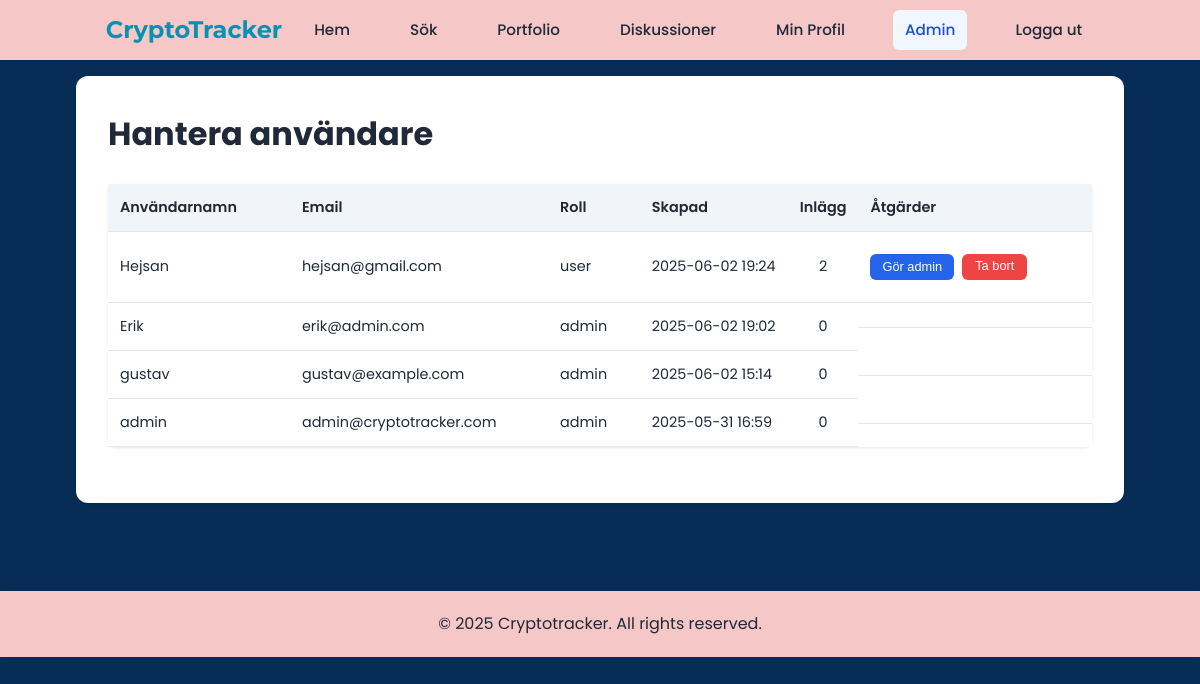
The page /pages/admin/users.php (signed in) on the database as committed earlier.
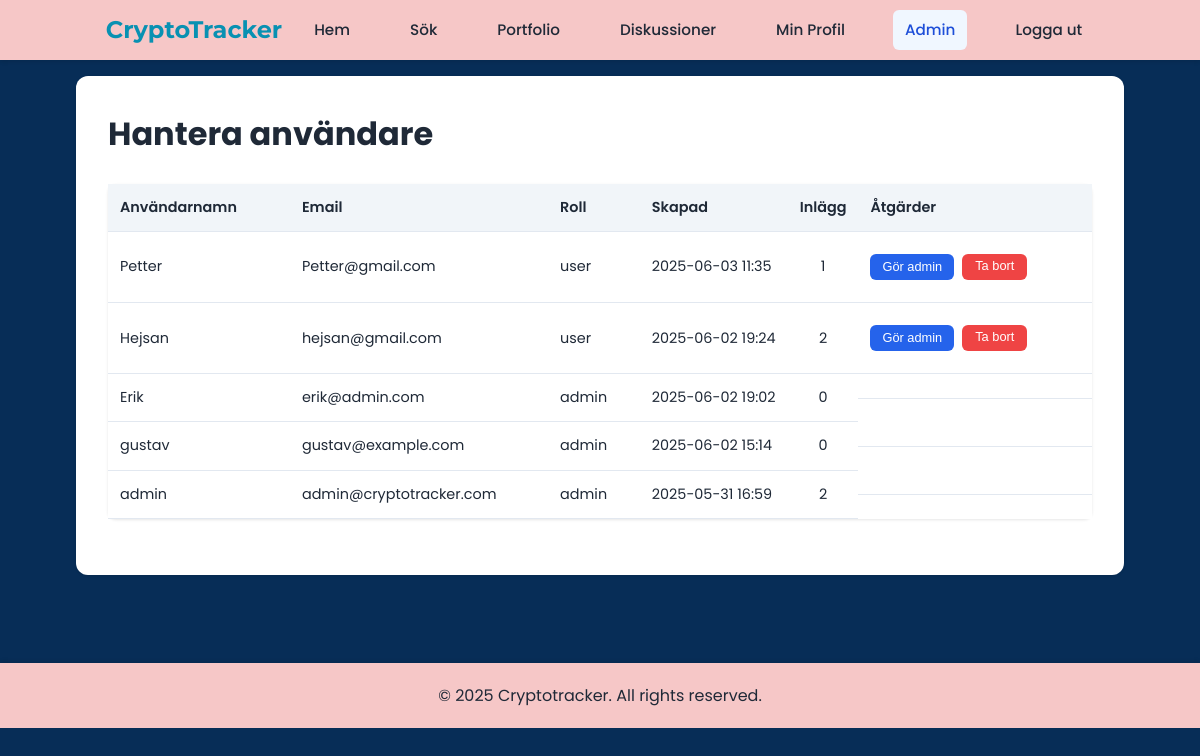
The same page on the database as committed later.
### tables this page shows
CREATE TABLE users (
    id INTEGER PRIMARY KEY AUTOINCREMENT,
    username VARCHAR(50) UNIQUE NOT NULL,
    password VARCHAR(255) NOT NULL,
    email VARCHAR(100) UNIQUE NOT NULL,
    role VARCHAR(20) DEFAULT 'user',
    profile_image VARCHAR(255),
    created_at TIMESTAMP DEFAULT CURRENT_TIMESTAMP
, bio TEXT);

### pages/admin/users.php (the view, shortened to what this page needs)
<?php
try {
    $db = new PDO('sqlite:' . __DIR__ . '/../../db/crypto_tracker.db');
    $stmt = $db->query("
        SELECT
            u.id,
            u.username,
            u.email,
            u.role,
            u.created_at,
            (SELECT COUNT(*) FROM posts WHERE user_id = u.id) as post_count
        FROM users u
        ORDER BY u.created_at DESC
    ");
    $users = $stmt->fetchAll(PDO::FETCH_ASSOC);
} catch(PDOException $e) {
    $error_message = "Kunde inte hämta användare: " . $e->getMessage();
}
?>
<!DOCTYPE html>
<html lang="sv">
<head>
    <link rel="stylesheet" href="../../css/styles.css">
</head>
<body>
    <?php include '../../header.php'; ?>
    <div class="container">
        <div class="white-container">
            <h1>Hantera användare</h1>
            <div class="admin-table-container">
                <table class="admin-table">
                    <thead>
                        <tr>
                            <th>Användarnamn</th>
                            <th>Email</th>
                            <th>Roll</th>
                            <th>Skapad</th>
                            <th>Inlägg</th>
                            <th>Åtgärder</th>
                        </tr>
                    </thead>
                    <tbody>
                        <?php if (empty($users)): ?>
                            <tr>
                                <td colspan="6" style="text-align: center;">Inga användare hittades</td>
                            </tr>
                        <?php else: ?>
                            <?php foreach ($users as $user): ?>
                                <tr>
                                    <td><?= htmlspecialchars($user['username']) ?></td>
                                    <td><?= htmlspecialchars($user['email']) ?></td>
                                    <td><?= htmlspecialchars($user['role']) ?></td>
                                    <td><?= date('Y-m-d H:i', strtotime($user['created_at'])) ?></td>
                                    <td><?= $user['post_count'] ?></td>
                                    <td class="actions">
                                        <?php if ($user['role'] !== 'admin'): ?>
                                            <form method="POST" style="display: inline;">
                                                <button type="submit" name="change_role" class="admin-btn small">Gör admin</button>
                                            </form>
                                            <form method="POST" style="display: inline;" onsubmit="return confirm('Är du säker på att du vill ta bort denna användare och alla deras inlägg?');">
                                                <button type="submit" name="delete_user" class="delete-btn small">Ta bort</button>
                                            </form>
                                        <?php endif; ?>
                                    </td>
                                </tr>
                            <?php endforeach; ?>
                        <?php endif; ?>
                    </tbody>
                </table>
            </div>
        </div>
    </div>
    <?php include '../../php/footer.php'; ?>
</body>
</html>

Rows that differ between the two databases and show on the page:
added users: username "Petter", email "Petter@gmail.com", role "user", created_at "2025-06-03 11:35", post_count "1"
changed users "admin@cryptotracker.com": post_count "0" → "2"
